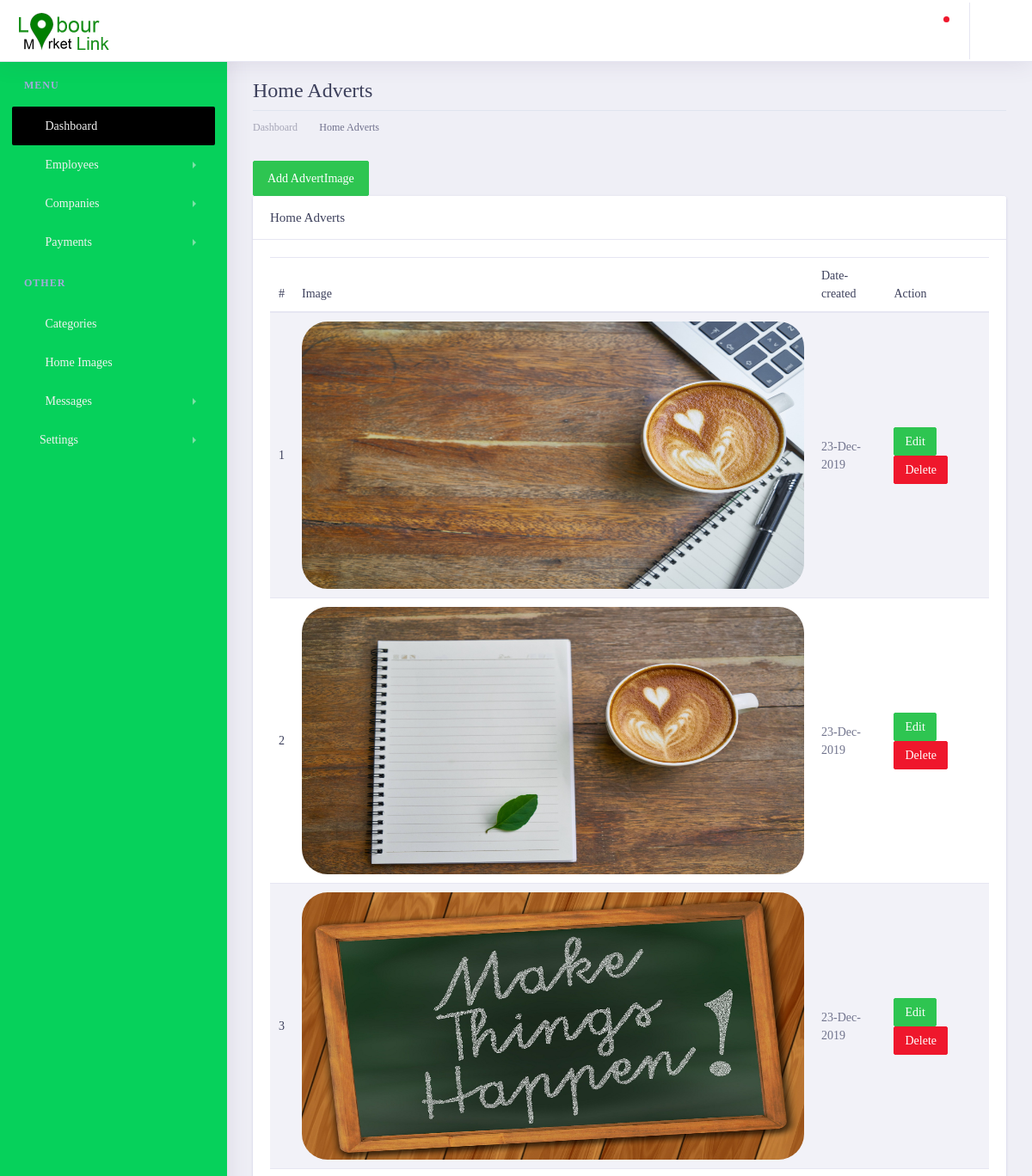
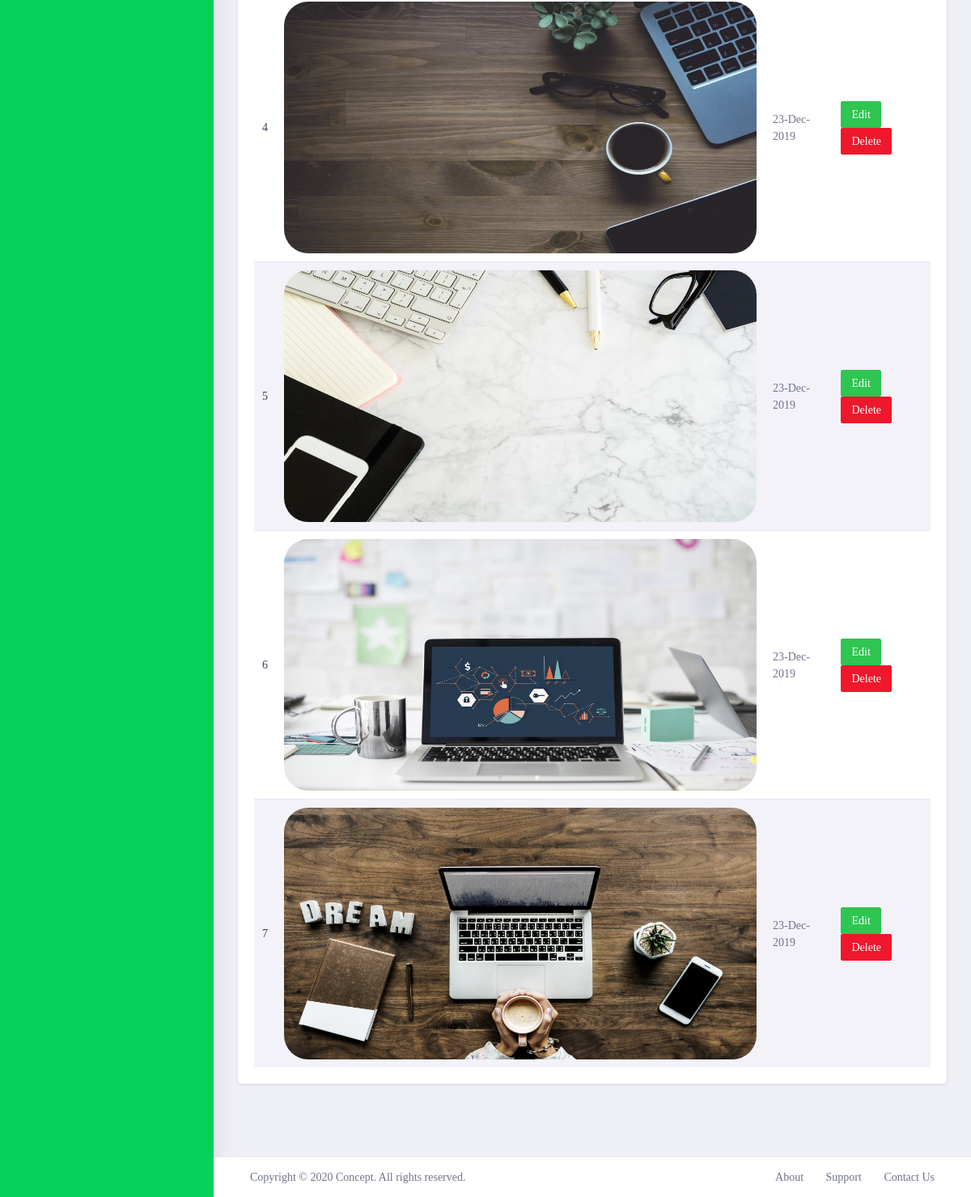
The page /lmladmin/carouselImages/ on the database as committed earlier (2 pictures, top to bottom).
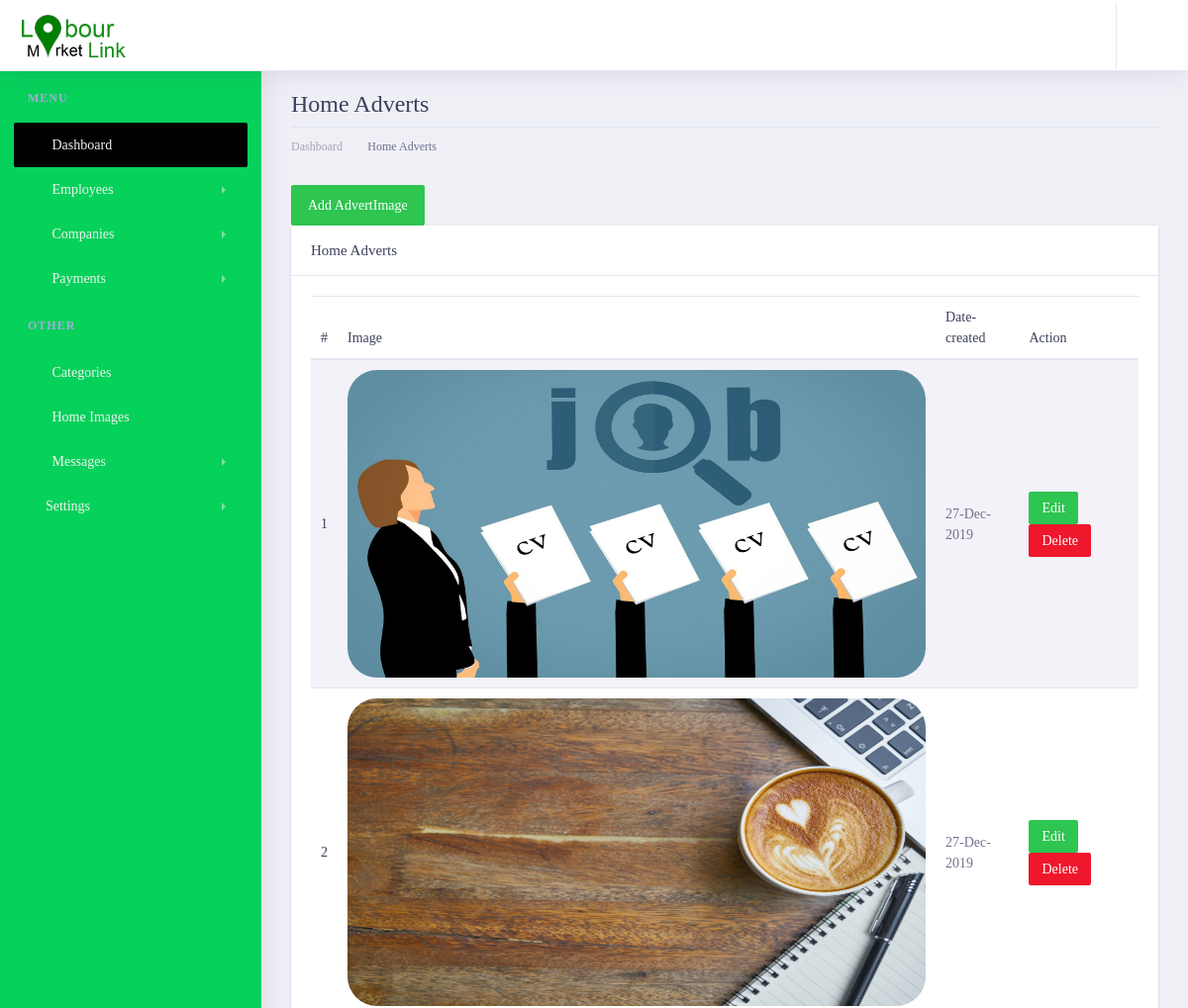
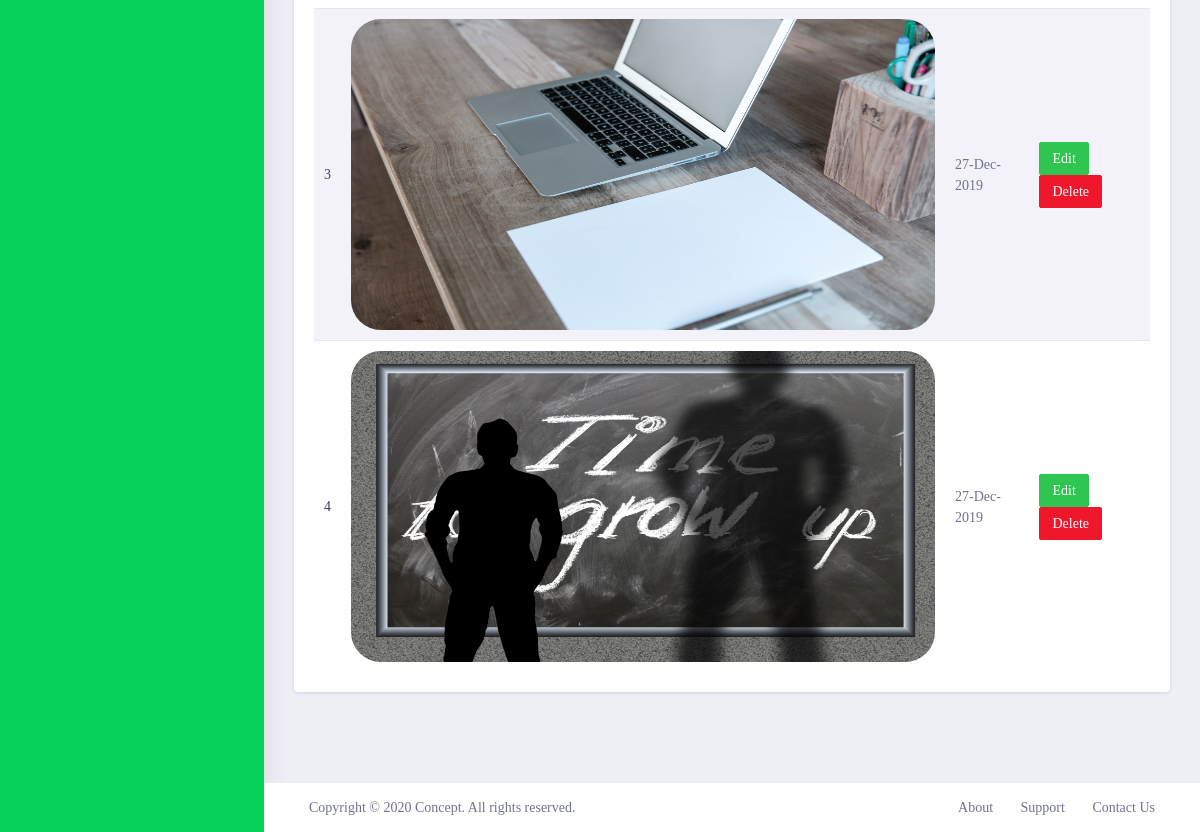
The same page on the database as committed later (2 pictures, top to bottom).
### lmlappadmin/models.py (models this page shows, shortened)
class AdvertCarousel(models.Model):
    carousel_image = models.ImageField(upload_to='home_couresel',max_length=250,null=False, blank=False  ) #height_field=None, width_field=None,
    created_at = models.DateTimeField(auto_now_add=True)
    updated_at = models.DateTimeField(auto_now=True)

### lmlappadmin/views.py (the view, shortened to what this page needs)
# urls.py: path('carouselImages/',views.carouselImages, name='carouselImages'),
def carouselImages(request):
    context = {
        'title': 'Categories',
        'images': AdvertCarousel.objects.order_by('-created_at'),
    }
    return render(request, 'advertimages/carouselimages.html', context)

### lmlapp/templatetags/call_methods.py (called while the page is built)
@register.filter(name='contactushome')
def comments(request):
    contactushome = ContactUsHome.objects.filter(status="UNREAD").order_by("-created_at")
    if contactushome is not None:
        return contactushome
    return False

@register.filter(name='contactushomecount')
def commentscount(request):
    contactushomecount = ContactUsHome.objects.count()
    if contactushomecount > 0:
        return contactushomecount
    return False

### lmlappadmin/templates/advertimages/carouselimages.html (shortened to what this page needs)
{% extends 'admin/layout.html' %}
{% load static %}
{% block content %}
       <div class="dashboard-wrapper ml-0">
            <div class="container-fluid  dashboard-content">
                <div class="row">
                    <div class="col-xl-12 col-lg-12 col-md-12 col-sm-12 col-12">
                        <div class="page-header">
                            <h2 class="pageheader-title">Home Adverts</h2>
                            <div class="page-breadcrumb">
                                <nav aria-label="breadcrumb">
                                    <ol class="breadcrumb">
                                        <li class="breadcrumb-item"><a href="{% url 'LMLAdmin:home' %}" class="breadcrumb-link">Dashboard</a></li>
                                        <li class="breadcrumb-item active" aria-current="page">Home Adverts</li>
                                    </ol>
                                </nav>
                            </div>
                        </div>
                    </div>
                </div>
                <div class="row">
                    <div class="col-xl-12 col-lg-12 col-md-12 col-sm-12 col-12">
                            <button type="button" class="btn btn-success " data-toggle="modal" data-target="#exampleModal">
                              Add AdvertImage
                            </button>
                            <div class="card">
                                <h5 class="card-header">Home Adverts</h5>
                                <div class="card-body">
                                    <table class="table table-striped">
                                        <thead>
                                            <tr>
                                                <th scope="col">#</th>
                                                <th scope="col">Image</th>
                                                <th scope="col">Date-created</th>
                                                <th scope="col">Action</th>
                                            </tr>
                                        </thead>
                                        <tbody>
                                            {% for image in images %}
                                            <tr>
                                                <th scope="row">{{ forloop.counter }}</th>
                                                <td>
                                                    <div style="width: 584px; height: 311px; overflow: hidden; border-radius: 30px;">
                                                        <img class="w-100 h-100" src="{{ image.carousel_image.url }}" alt="">
                                                    </div>
                                                </td>
                                                <td>{{image.created_at|date:'d-M-Y'}}</td>
                                                <td>
                                                    <a href="" class="btn btn-success btn-sm" >Edit</a>
                                                    <a href="" class="btn btn-danger btn-sm" >Delete</a>
                                                </td>
                                            </tr>
                                             {% endfor %}
                                        </tbody>
                                    </table>
                                </div>
                            </div>
                        </div>
                </div>
            </div>
        </div>
{% endblock content %}

### lmlappadmin/templates/admin/layout.html (shortened to what this page needs)
<!doctype html>
{% load humanize %}
{% load static %}
{% load call_methods %}
<html lang="en">
<head>
    <link rel="stylesheet" href="{% static 'assets/vendor/bootstrap/css/bootstrap.min.css' %}">
    <link href="{% static 'assets/vendor/fonts/circular-std/style.css' %}" rel="stylesheet">
    <link rel="stylesheet" href="{% static 'assets/libs/css/style.css' %}">
    <link rel="stylesheet" href="{% static 'assets/vendor/fonts/fontawesome/css/fontawesome-all.css' %}">
    <link rel="stylesheet" href="{% static 'assets/vendor/charts/chartist-bundle/chartist.css' %}">
    <link rel="stylesheet" href="{% static 'assets/vendor/charts/morris-bundle/morris.css' %}">
    <link rel="stylesheet" href="{% static 'assets/vendor/fonts/material-design-iconic-font/css/materialdesignicons.min.css' %}">
    <link rel="stylesheet" href="{% static 'assets/vendor/charts/c3charts/c3.css' %}">
    <link rel="stylesheet" href="{% static 'assets/vendor/fonts/flag-icon-css/flag-icon.min.css' %}">
     <link rel="stylesheet" href="https://cdnjs.cloudflare.com/ajax/libs/sweetalert/1.1.3/sweetalert.min.css">
    <link rel="stylesheet" type="text/css" href="https://cdn.datatables.net/v/bs4/dt-1.10.20/datatables.min.css"/>
</head>
<body>
    <div class="dashboard-main-wrapper">
        <div class="dashboard-header">
            <nav class="navbar navbar-expand-lg bg-white fixed-top">
                <a class="navbar-brand" href="{% url 'LMLAdmin:home' %}"><img src="{% static 'assets/img/LML4.png' %}" alt=""></a>
                <div class="collapse navbar-collapse " id="navbarSupportedContent">
                    <ul class="navbar-nav ml-auto navbar-right-top">
                        <li class="nav-item dropdown notification">
                            <a class="nav-link nav-icons" href="#" id="navbarDropdownMenuLink1" data-toggle="dropdown" aria-haspopup="true" aria-expanded="false">
                                <i class="fas fa-fw fa-bell"></i>
                                {% if request|contactushomecount %}
                                    <span class="indicator"></span>
                                {% endif %}
                            </a>
                        </li>
                        <li class="nav-item dropdown nav-user">
                            <a class="nav-link nav-user-img" href="#" id="navbarDropdownMenuLink2" data-toggle="dropdown" aria-haspopup="true" aria-expanded="false">
                                <i class="fa fa-user user-avatar-md rounded-circle"> </i>
                            </a>
                        </li>
                    </ul>
                </div>
            </nav>
        </div>
        <div class="nav-left-sidebar sidebar-dark">
            <div class="menu-list">
                <nav class="navbar navbar-expand-lg navbar-light">
                    <div class="collapse navbar-collapse" id="navbarNav">
                        <ul class="navbar-nav flex-column">
                            <li class="nav-divider">
                                Menu
                            </li>
                            <li class="nav-item ">
                                <a class="nav-link active" href="{% url 'LMLAdmin:home' %}"><i class="fa fa-fw fa-user-circle"></i>Dashboard <span class="badge badge-success">6</span></a>
                            </li>
                            <li class="nav-item">
                                <a class="nav-link" href="#" data-toggle="collapse" aria-expanded="false" data-target="#submenu-2" aria-controls="submenu-2"><i class="fa fa-fw fa-rocket"></i>Employees</a>
                            </li>
                            <li class="nav-item">
                                <a class="nav-link" href="#" data-toggle="collapse" aria-expanded="false" data-target="#submenu-5" aria-controls="submenu-5"><i class="fas fa-fw fa-table"></i>Companies</a>
                            </li>
                            <li class="nav-item">
                                <a class="nav-link" href="#" data-toggle="collapse" aria-expanded="false" data-target="#submenu-51" aria-controls="submenu-5"><i class="fas fa-fw fa-money-bill-alt"></i>Payments</a>
                            </li>
                            <li class="nav-divider">
                                Other
                            </li>
                            <li class="nav-item">
                                <a class="nav-link" href="{% url 'LMLAdmin:categories' %}" ><i class="fas fa-fw fa-inbox"></i>Categories <span class="badge badge-secondary">New</span></a>
                            </li>
                            <li class="nav-item">
                                <a class="nav-link" href="{% url 'LMLAdmin:carouselImages' %}" ><i class="fas fa-fw fa-inbox"></i>Home Images <span class="badge badge-secondary">New</span></a>
                            </li>
                            <li class="nav-item">
                                <a class="nav-link" href="#" data-toggle="collapse" aria-expanded="false" data-target="#submenu-9" aria-controls="submenu-9"><i class="fas fa-fw fa-map-marker-alt"></i>Messages</a>
                            </li>
                            <li class="nav-item">
                                <a class="nav-link" href="#" data-toggle="collapse" aria-expanded="false" data-target="#submenu-10" aria-controls="submenu-10"><i class="fas fa-f fa-folder"></i>Settings</a>
                            </li>
                        </ul>
                    </div>
                </nav>
            </div>
        </div>
        <div class="dashboard-wrapper">
            {% block content %}
            {% endblock content %}
            <div class="footer">
                <div class="container-fluid">
                    <div class="row">
                        <div class="col-xl-6 col-lg-6 col-md-6 col-sm-12 col-12">
                             Copyright ©
                            <script> var yr = new Date; document.write(yr.getFullYear());</script> Concept. All rights reserved.
                        </div>
                        <div class="col-xl-6 col-lg-6 col-md-6 col-sm-12 col-12">
                            <div class="text-md-right footer-links d-none d-sm-block">
                                <a href="javascript: void(0);">About</a>
                                <a href="javascript: void(0);">Support</a>
                                <a href="javascript: void(0);">Contact Us</a>
                            </div>
                        </div>
                    </div>
                </div>
            </div>
        </div>
    </div>
    {% load sweetify %}
</body>
</html>

Rows that differ between the two databases and show on the page:
removed AdvertCarousel: carousel_image (picture), created_at "23-Dec-2019"
removed AdvertCarousel: carousel_image (picture), created_at "23-Dec-2019"
removed AdvertCarousel: carousel_image (picture), created_at "23-Dec-2019"
removed AdvertCarousel: carousel_image (picture), created_at "23-Dec-2019"
removed AdvertCarousel: carousel_image (picture), created_at "23-Dec-2019"
removed AdvertCarousel: carousel_image (picture), created_at "23-Dec-2019"
removed AdvertCarousel: carousel_image (picture), created_at "23-Dec-2019"
added AdvertCarousel: carousel_image (picture), created_at "27-Dec-2019"
added AdvertCarousel: carousel_image (picture), created_at "27-Dec-2019"
added AdvertCarousel: carousel_image (picture), created_at "27-Dec-2019"
added AdvertCarousel: carousel_image (picture), created_at "27-Dec-2019"
